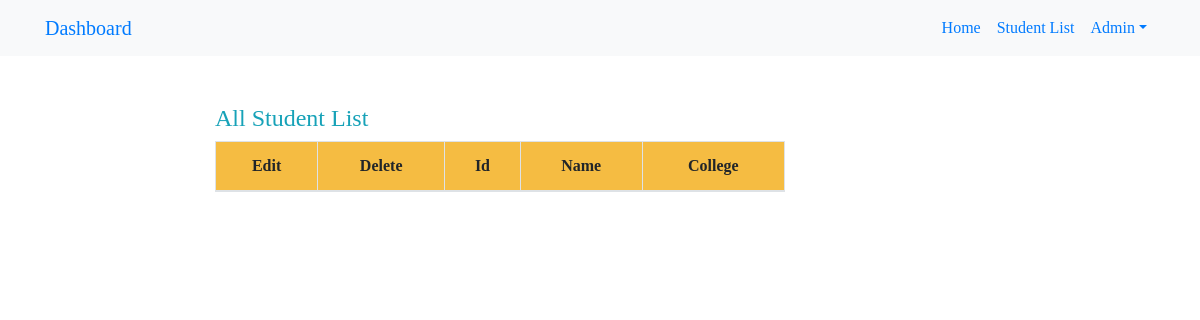
Page /Student_list/ (signed in) on the earlier database version.
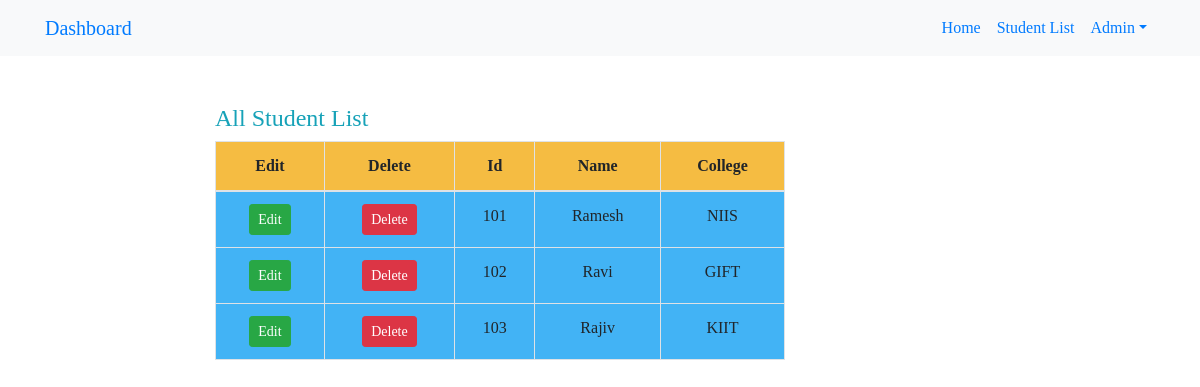
Same page on the later database version.
### app/models.py (models this page shows, shortened)
class Student(models.Model):
    stu_id = models.IntegerField(primary_key=True)
    stu_name = models.CharField(max_length=50)
    stu_college = models.CharField(max_length=50)

### app/views.py (the view)
# urls.py: path('Student_list/',views.view_student,name="student_list"),
def view_student(request):
    if request.user.is_authenticated:
        if request.method == "GET":
            student = Student.objects.order_by('stu_id').all()
        else:
            messages.warning(request,'Data Not Found')
        dict = {'student':student}
        return render(request,'myapp/student.html',dict)
    else:
        return HttpResponseRedirect('/login/')

### templates/myapp/student.html (shortened to what this page needs)
{% extends 'myapp/Dashboard.html' %}
{% load crispy_forms_tags %}
{% load static %}
{% block body %}
<div class="container-fluid mt-5">
    <div class="row">
        <div class="col-md-2"></div>
        <div class="col-md-6">
            {% if perms.app.view_student %}
            <h4 class="text-info">All Student List</h4>
            <table class="table table-bordered">
                <thead>
                    <tr class="text-center" style="background-color: rgb(245, 188, 66);">
                        <th>Edit</th>
                        <th>Delete</th>
                        <th>Id</th>
                        <th>Name</th>
                        <th>College</th>
                    </tr>
                </thead>
                <tbody>
                    {% for i in student %}
                    <tr class="text-center" style="background-color: rgb(66, 179, 245);" >
                        <td>
                        {% if perms.app.change_student %}
                            <a href="#" class="btn btn-success btn-sm">Edit</a></td>
                        {% else %}
                            <h6 class="text-danger">No Edit Permission</h6>
                        {% endif %}
                        <td>
                        {% if perms.app.delete_student %}
                            <a href="#" class="btn btn-danger btn-sm">Delete</a>
                        {% else %}
                            <h6 class="text-danger">No Delete Permission</h6>
                        {% endif %}
                        </td>
                        <td>{{ i.stu_id }}</td>
                        <td>{{ i.stu_name }}</td>
                        <td>{{ i.stu_college  }}</td>
                    </tr>
                    {% endfor %}
                </tbody>
            </table>
            {% else  %}
            <h4 class="text-danger">No Permission</h4>
        {% endif %}
        </div>
        <div class="col-md-2"></div>
    </div>
</div>
{% endblock %}

### templates/myapp/Dashboard.html (shortened to what this page needs)
{% load crispy_forms_tags %}
{% load static %}
<!DOCTYPE html>
<html lang="en">
<head>
    <link rel="stylesheet" href="{% static 'css/bootstrap.css' %}">
</head>
<body>
<nav class="navbar navbar-expand-sm bg-light">
<div class="container">
    <a href="{% url 'home' %}" class="navbar-brand">Dashboard</a>
    <ul class="navbar-nav">
    <li class="nav-item">
        <a class="nav-link" href="{% url 'home' %}">Home</a>
    </li>
    <li class="nav-item">
        <a class="nav-link" href="{% url 'student_list' %}">Student List</a>
    </li>
    <li class="nav-item dropdown">
        <a class="nav-link dropdown-toggle" href="#" id="navbardrop" data-toggle="dropdown">Admin</a>
    </li>
    </ul>
</div>
</nav>
{% block body %}
{% endblock %}
</body>
</html>

### templates/myapp/Dashboard.html (style rules this page uses)
a,li { font-family: consols; }

### templates/myapp/student.html (style rules this page uses)
a,th,td,tr,h4,h6,button { font-family: consols; }

Differences in the rows shown:
added Student: stu_id "101", stu_name "Ramesh", stu_college "NIIS"
added Student: stu_id "102", stu_name "Ravi", stu_college "GIFT"
added Student: stu_id "103", stu_name "Rajiv", stu_college "KIIT"
